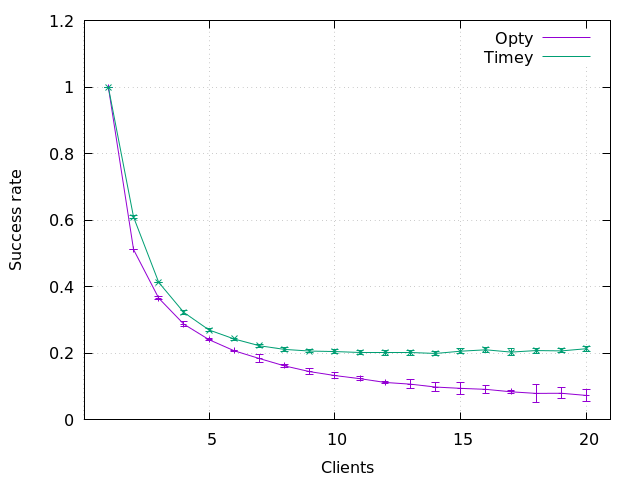

Write gnuplot code to recreate this figure.
set datafile separator ','
set terminal pngcairo
set output 'fig.png'
set xlabel 'Clients'
set ylabel 'Success rate'
set grid
set xrange [1:20]

set offset graph 0.05, graph 0.05, graph 0.05, graph 0.05

plot '../../exp1/a/mean.csv' w l lt 1 title 'Opty', \
	'../../exp1/a/mean.csv' using 1:2:3 w yerrorbars notitle lt 1 , \
	'mean.csv' w l lt 2 title 'Timey', \
	'mean.csv' using 1:2:3 w yerrorbars notitle lt 2
